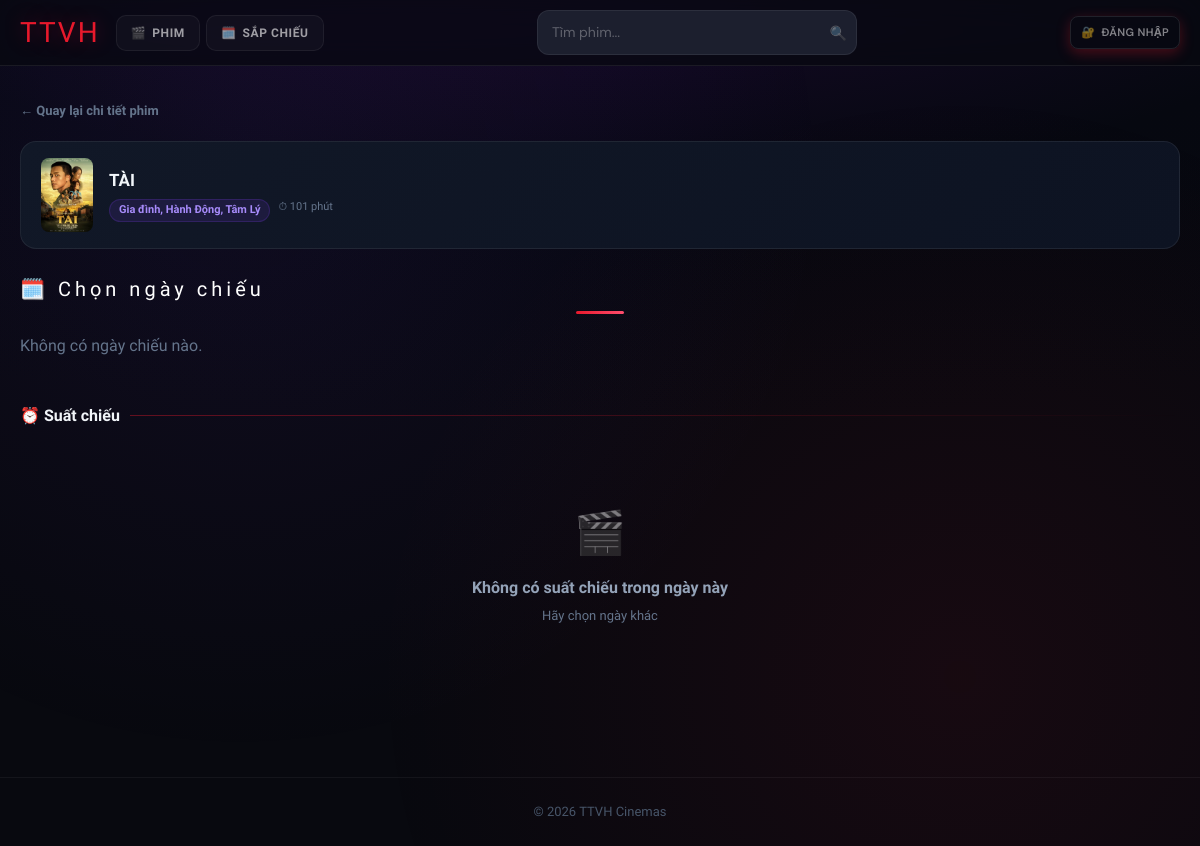
The page /user/chon_suat.php?phim_id=8 on the database as committed earlier.
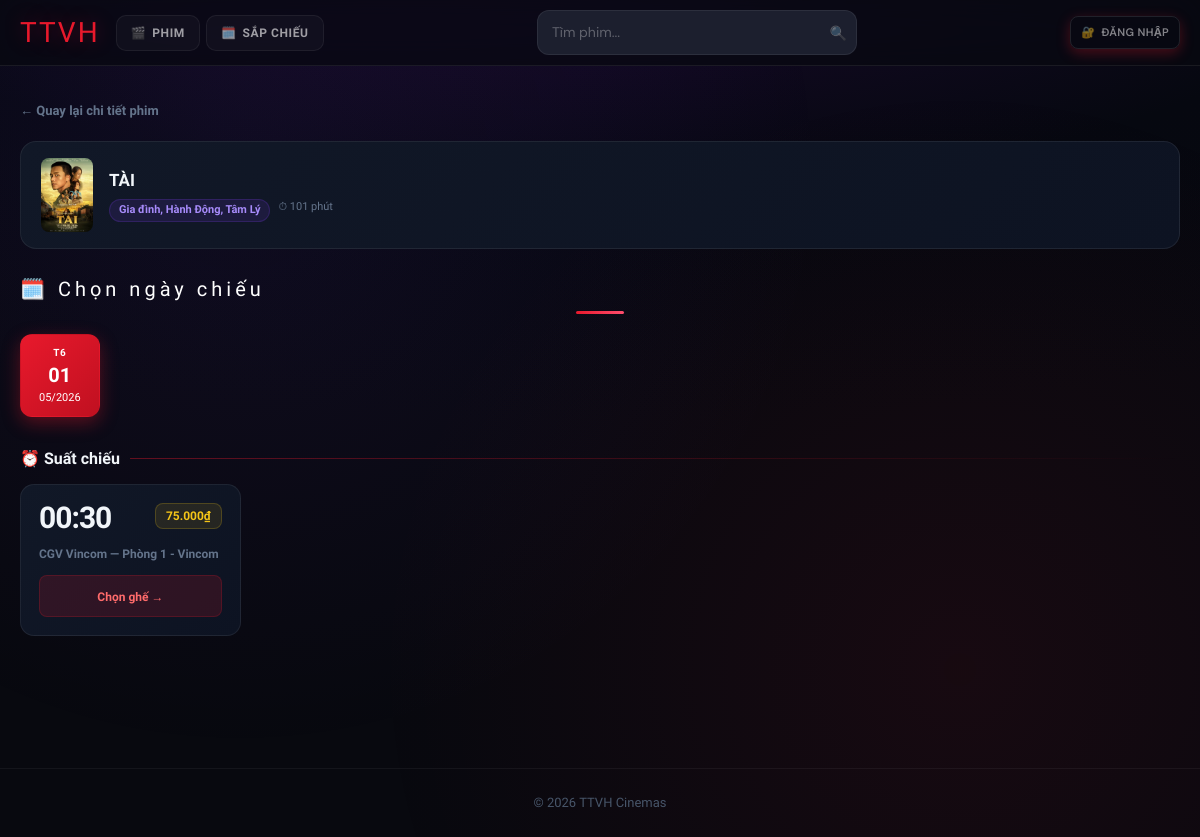
The same page on the database as committed later.
### tables this page shows
CREATE TABLE `suat_chieu` (
  `id` int(11) NOT NULL,
  `phim_id` int(11) DEFAULT NULL,
  `phong_id` int(11) DEFAULT NULL,
  `ngay` date DEFAULT NULL,
  `gio` time DEFAULT NULL,
  `gia` int(11) DEFAULT NULL
);

CREATE TABLE `rap` (
  `id` int(11) NOT NULL,
  `ten_rap` varchar(200) DEFAULT NULL,
  `dia_chi` varchar(255) DEFAULT NULL,
  `thanh_pho` varchar(100) DEFAULT NULL,
  `so_dien_thoai` varchar(20) DEFAULT NULL
);

CREATE TABLE `phong_chieu` (
  `id` int(11) NOT NULL,
  `rap_id` int(11) DEFAULT NULL,
  `ten_phong` varchar(50) DEFAULT NULL
);

### user/chon_suat.php (the view, shortened to what the changed rows need)
<?php
include "../config/db.php";
$phim_id = isset($_GET['phim_id']) ? intval($_GET['phim_id']) : 0;
$sql_ngay = "
SELECT DISTINCT ngay
FROM suat_chieu
WHERE phim_id = $phim_id
";
$q_ngay = mysqli_query($conn, $sql_ngay);
$ngay_list = [];
if ($q_ngay) {
    while ($row = mysqli_fetch_assoc($q_ngay)) {
        $ngay_list[] = $row['ngay'];
    }
}
$ngay_chon = null;
if (isset($_GET['ngay']) && in_array($_GET['ngay'], $ngay_list, true)) {
    $ngay_chon = $_GET['ngay'];
} elseif (!empty($ngay_list)) {
    $ngay_chon = $ngay_list[0];
} else {
    $ngay_chon = date('Y-m-d');
}
$ngay_esc = mysqli_real_escape_string($conn, $ngay_chon);
$sql_suat = "
SELECT sc.*, pc.rap_id, pc.ten_phong, r.ten_rap, r.dia_chi, r.thanh_pho
FROM suat_chieu sc
LEFT JOIN phong_chieu pc ON sc.phong_id = pc.id
LEFT JOIN rap r ON pc.rap_id = r.id
WHERE sc.phim_id = $phim_id
AND sc.ngay = '$ngay_esc'
ORDER BY sc.gio
";
$q_suat = mysqli_query($conn, $sql_suat);
?>
<!DOCTYPE html>
<html lang="vi">
<head>
<link href="https://cdn.jsdelivr.net/npm/bootstrap@5.3.3/dist/css/bootstrap.min.css" rel="stylesheet">
<link rel="stylesheet" href="../assets/css/style.css">
<link rel="stylesheet" href="../assets/css/user-index.css">
<link rel="stylesheet" href="../assets/css/login-modal.css">
<link rel="stylesheet" href="../assets/css/search.css">
</head>
<body class="user-index">
<main class="container">
  <h1 class="page-title" style="text-align:left;font-size:20px;margin-bottom:20px;">🗓️ Chọn ngày chiếu</h1>
  <div style="display:flex;flex-wrap:wrap;gap:10px;margin-bottom:32px;">
    <?php if (empty($ngay_list)): ?>
      <p style="color:#64748b;">Không có ngày chiếu nào.</p>
    <?php else: foreach ($ngay_list as $d):
      $active = ($d == $ngay_chon);
      $ts = strtotime($d);
      $thu = ['CN','T2','T3','T4','T5','T6','T7'][date('w',$ts)];
    ?>
      <a href="?phim_id=<?= $phim_id ?>&ngay=<?= $d ?>"
         style="display:flex;flex-direction:column;align-items:center;padding:10px 18px;border-radius:12px;text-decoration:none;transition:all .2s;
         <?= $active ? 'background:linear-gradient(135deg,#e8192c,#c01020);color:#fff;box-shadow:0 6px 18px rgba(232,25,44,.35);border:1px solid transparent;'
                     : 'background:rgba(255,255,255,0.05);border:1px solid rgba(255,255,255,0.1);color:#94a3b8;' ?>">
        <span style="font-size:10px;font-weight:600;letter-spacing:.5px;"><?= $thu ?></span>
        <span style="font-size:20px;font-weight:800;"><?= date('d',$ts) ?></span>
        <span style="font-size:11px;"><?= date('m/Y',$ts) ?></span>
      </a>
    <?php endforeach; endif; ?>
  </div>
  <h2 style="font-size:16px;font-weight:800;color:#f1f5f9;margin-bottom:16px;display:flex;align-items:center;gap:10px;">
    ⏰ Suất chiếu
    <span style="flex:1;height:1px;background:linear-gradient(90deg,rgba(232,25,44,.4),transparent);"></span>
  </h2>
  <?php if (mysqli_num_rows($q_suat) === 0): ?>
    <div style="text-align:center;padding:60px 20px;color:#64748b;">
      <div style="font-size:42px;margin-bottom:12px;opacity:.5;">🎬</div>
      <div style="font-size:16px;font-weight:700;color:#94a3b8;margin-bottom:6px;">Không có suất chiếu trong ngày này</div>
      <div style="font-size:13px;">Hãy chọn ngày khác</div>
    </div>
  <?php else: ?>
  <div style="display:grid;grid-template-columns:repeat(auto-fill,minmax(200px,1fr));gap:14px;margin-bottom:40px;">
    <?php while ($s = mysqli_fetch_assoc($q_suat)):
      $gio   = substr($s['gio'], 0, 5);
      $gia   = number_format($s['gia'], 0, ',', '.');
      $rap   = $s['ten_rap'] ?: 'Rạp';
      $phong = $s['ten_phong'] ?: '';
    ?>
    <a href="chon_ghe.php?suat_id=<?= $s['id'] ?>"
       style="display:flex;flex-direction:column;gap:12px;padding:18px;background:linear-gradient(135deg,#111827,#0d1322);border:1px solid rgba(255,255,255,0.07);border-radius:14px;text-decoration:none;transition:all .22s;position:relative;overflow:hidden;"
       onmouseover="this.style.transform='translateY(-4px)';this.style.borderColor='rgba(232,25,44,.4)';this.style.boxShadow='0 14px 32px rgba(0,0,0,.5)'"
       onmouseout="this.style.transform='';this.style.borderColor='rgba(255,255,255,0.07)';this.style.boxShadow=''">
      <div style="display:flex;justify-content:space-between;align-items:flex-start;">
        <div style="font-size:30px;font-weight:900;color:#f1f5f9;letter-spacing:-1px;line-height:1;"><?= $gio ?></div>
        <div style="font-size:12px;font-weight:800;color:#f5c518;background:rgba(245,197,24,.1);border:1px solid rgba(245,197,24,.2);padding:3px 10px;border-radius:8px;white-space:nowrap;"><?= $gia ?>₫</div>
      </div>
      <div style="font-size:12px;font-weight:600;color:#64748b;"><?= htmlspecialchars($rap) ?><?= $phong ? ' — '.htmlspecialchars($phong) : '' ?></div>
      <div style="text-align:center;padding:8px;background:rgba(232,25,44,.15);border-radius:8px;border:1px solid rgba(232,25,44,.2);">
        <span style="font-size:12px;font-weight:700;color:#ff6b6b;">Chọn ghế →</span>
      </div>
    </a>
    <?php endwhile; ?>
  </div>
  <?php endif; ?>
</main>
</body>
</html>

Rows that differ between the two databases and show on the page:
added suat_chieu: gio "00:30", gia "75.000", rap.ten_rap "CGV Vincom", phong_chieu.ten_phong "Phòng 1 - Vincom"
Other text that changed with them:
new list line: "T6 01 05/2026"
text no longer shown: "Không có ngày chiếu nào. 🎬 Không có suất chiếu trong ngày này Hãy chọn ngày khác"
